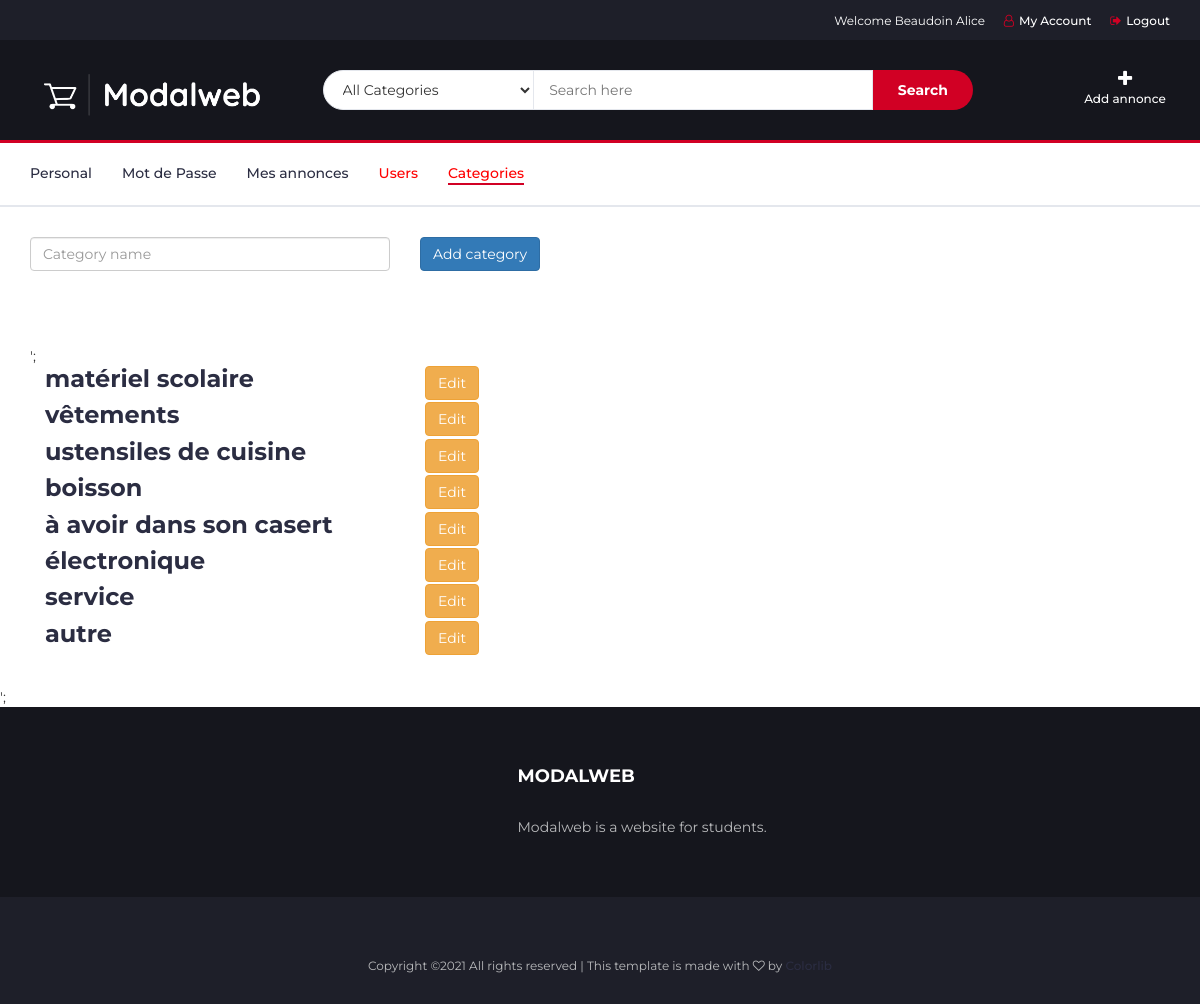
Page /content/categories.php (signed in) on the committed database.
### tables this page shows
CREATE TABLE `categories` (
  `id` int(11) NOT NULL,
  `nom` varchar(100) NOT NULL
);

### models/CategoryModel.php (called while the page is built, shortened)
<?php
class CategoryModel
{
    public static function getCategories()
    {
        $dbh = Database::connect();
        $query = "SELECT * FROM `categories`";
        $sth = $dbh->prepare($query);
        $sth->setFetchMode(PDO::FETCH_CLASS, 'CategoryModel');
        $sth->execute();
        $categories = $sth->fetchAll();
        return $categories;
    }
}
?>

### content/categories.php (the view, shortened to what this page needs)
<?php
$categories = CategoryModel::getCategories();
?>
    <div class="section">
        <div class="container">
            <div class="row">
                <form action="" method="post">
                    <div class="col-md-4">
                        <div class="form-group mb-3">
                            <input type="text" name="category_name" id="category_name"
                                   placeholder="Category name" class="form-control">
                        </div>
                    </div>
                    <div class="col-md-4">
                        <div class="form-group">
                            <button type="submit" class="btn btn-primary">Add category</button>
                        </div>
                    </div>
                </form>
            </div>
        </div>
    </div>
    <div class="section">
        <div class="container">';
            <?php
            foreach ($categories as $category) {
                echo '<div class="row">';
                echo '<div class="col-md-12">';
                echo '<div class="col-md-4"><h3>' . htmlspecialchars($category->nom) . '</h3></div>';
                echo '<div class="col-md-2"><a href="category.php?category=' . htmlspecialchars($category->id) . '" type="button" class="btn btn-warning">Edit</a></div>';
                echo '</div>';
                echo '</div>';
            }
            echo '</div>';
            ?>
        </div>
    </div>';

### content/css/style.css (style rules this page uses)
body { font-family: 'Montserrat', sans-serif; font-weight: 400; color: #333; }
h1, h2, h3, h4, h5, h6 { color: #2B2D42; font-weight: 700; margin: 0 0 10px; }
a { color: #2B2D42; font-weight: 500; -webkit-transition: 0.2s color; transition: 0.2s color; }
.section { padding-top: 30px; padding-bottom: 30px; }

### rows in the picture
categories: nom "matériel scolaire"
categories: nom "vêtements"
categories: nom "ustensiles de cuisine"
categories: nom "boisson"
categories: nom "à avoir dans son casert"
categories: nom "électronique"
categories: nom "service"
categories: nom "autre"

### other values in the picture
$bienvenue "Welcome Beaudoin Alice"
$text "My Account"
